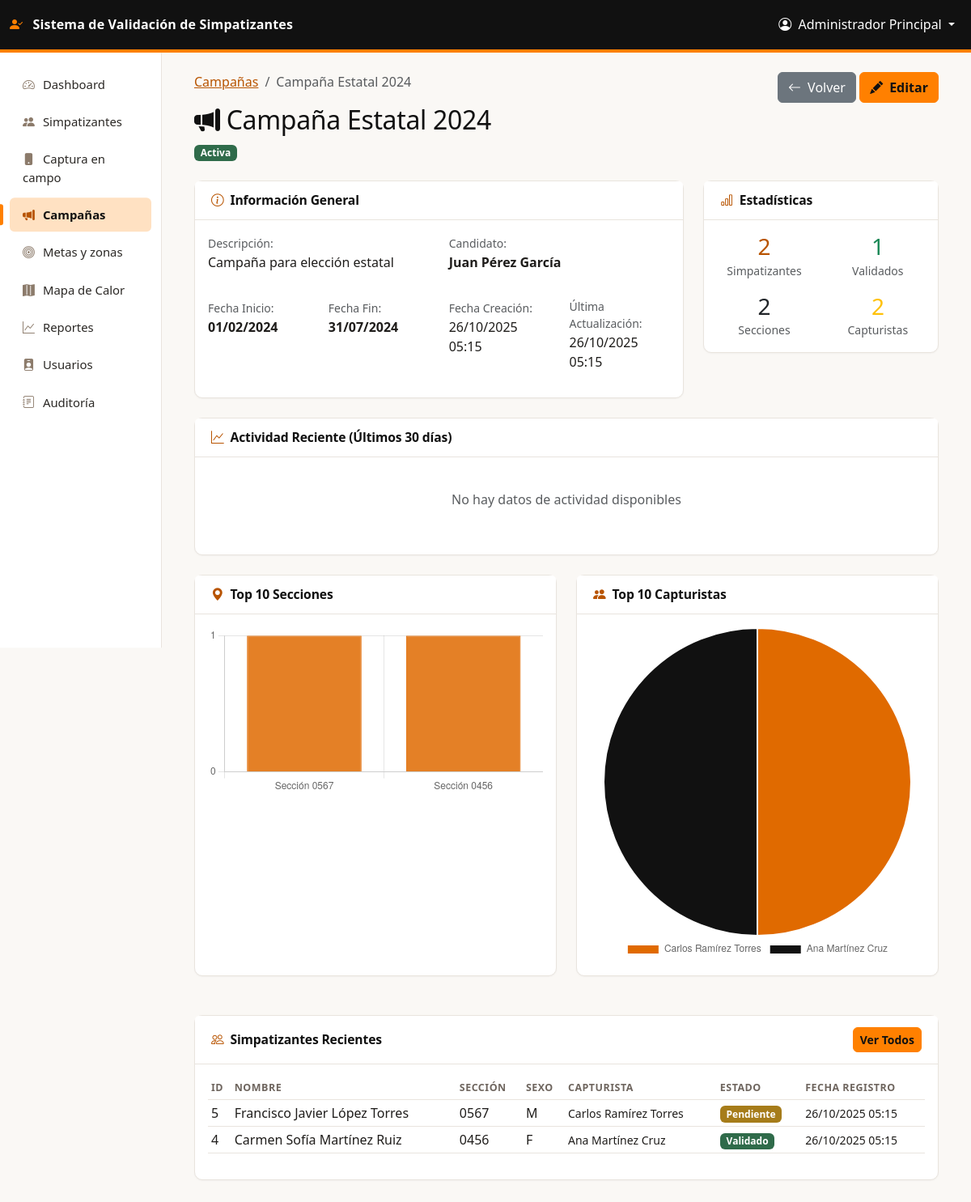
/public/campanas/ver.php?id=2 (signed in), run on the app's committed database.
### tables this page shows
CREATE TABLE IF NOT EXISTS campanas (
    id INT AUTO_INCREMENT PRIMARY KEY,
    nombre VARCHAR(150) NOT NULL,
    descripcion TEXT,
    fecha_inicio DATE NOT NULL,
    fecha_fin DATE NOT NULL,
    candidato_id INT,
    activa TINYINT(1) DEFAULT 1,
    created_at TIMESTAMP DEFAULT CURRENT_TIMESTAMP,
    updated_at TIMESTAMP DEFAULT CURRENT_TIMESTAMP ON UPDATE CURRENT_TIMESTAMP,
    FOREIGN KEY (candidato_id) REFERENCES usuarios(id) ON DELETE SET NULL,
    INDEX idx_activa (activa),
    INDEX idx_fechas (fecha_inicio, fecha_fin)
);

CREATE TABLE IF NOT EXISTS usuarios (
    id INT AUTO_INCREMENT PRIMARY KEY,
    username VARCHAR(50) UNIQUE NOT NULL,
    email VARCHAR(100) UNIQUE NOT NULL,
    password VARCHAR(255) NOT NULL,
    nombre_completo VARCHAR(150) NOT NULL,
    rol ENUM('super_admin', 'admin', 'candidato', 'coordinador', 'capturista') NOT NULL DEFAULT 'capturista',
    activo TINYINT(1) DEFAULT 1,
    intentos_fallidos INT DEFAULT 0,
    bloqueado_hasta DATETIME NULL,
    whatsapp VARCHAR(20),
    twitter VARCHAR(100),
    instagram VARCHAR(100),
    facebook VARCHAR(100),
    youtube VARCHAR(100),
    tiktok VARCHAR(100),
    created_at TIMESTAMP DEFAULT CURRENT_TIMESTAMP,
    updated_at TIMESTAMP DEFAULT CURRENT_TIMESTAMP ON UPDATE CURRENT_TIMESTAMP,
    INDEX idx_rol (rol),
    INDEX idx_email (email),
    INDEX idx_activo (activo)
);

CREATE TABLE IF NOT EXISTS simpatizantes (
    id INT AUTO_INCREMENT PRIMARY KEY,
    nombre_completo VARCHAR(150) NOT NULL,
    domicilio_completo TEXT NOT NULL,
    sexo ENUM('M', 'F', 'O') NULL,
    ciudad VARCHAR(100),
    clave_elector VARCHAR(18),
    curp VARCHAR(18),
    fecha_nacimiento DATE,
    ano_registro INT,
    vigencia INT,
    seccion_electoral VARCHAR(10) NOT NULL,
    telefono VARCHAR(20),
    whatsapp VARCHAR(20),
    email VARCHAR(100),
    twitter VARCHAR(100),
    instagram VARCHAR(100),
    facebook VARCHAR(100),
    youtube VARCHAR(100),
    tiktok VARCHAR(100),
    observaciones TEXT,
    latitud DECIMAL(10, 8),
    longitud DECIMAL(11, 8),
    ine_frontal VARCHAR(255),
    ine_posterior VARCHAR(255),
    firma_digital VARCHAR(255),
    campana_id INT,
    capturista_id INT,
    metodo_captura ENUM('manual', 'escaneo') DEFAULT 'manual',
    validado TINYINT(1) DEFAULT 0,
    estatus_validacion ENUM('pendiente', 'validado', 'rechazado') NOT NULL DEFAULT 'pendiente',
    motivo_rechazo VARCHAR(255) NULL,
    duplicado TINYINT(1) DEFAULT 0,
    uuid_cliente CHAR(36) NULL,
    created_at TIMESTAMP DEFAULT CURRENT_TIMESTAMP,
    updated_at TIMESTAMP DEFAULT CURRENT_TIMESTAMP ON UPDATE CURRENT_TIMESTAMP,
    FOREIGN KEY (campana_id) REFERENCES campanas(id) ON DELETE SET NULL,
    FOREIGN KEY (capturista_id) REFERENCES usuarios(id) ON DELETE SET NULL,
    INDEX idx_clave_elector (clave_elector),
    INDEX idx_curp (curp),
    INDEX idx_whatsapp (whatsapp),
    INDEX idx_email (email),
    INDEX idx_telefono (telefono),
    INDEX idx_estatus (estatus_validacion),
    INDEX idx_seccion_nombre (seccion_electoral, nombre_completo(60)),
    UNIQUE INDEX uq_uuid_cliente (uuid_cliente),
    INDEX idx_seccion (seccion_electoral),
    INDEX idx_campana (campana_id),
    INDEX idx_capturista (capturista_id),
    INDEX idx_ubicacion (latitud, longitud),
    INDEX idx_created_at (created_at)
);

### public/campanas/ver.php (the view, shortened to what the rows shown need)
<?php
require_once __DIR__ . '/../../config/Database.php';
require_once __DIR__ . '/../../app/models/Campana.php';
require_once __DIR__ . '/../../app/models/Simpatizante.php';
$campanaId = (int)$_GET['id'];
$campanaModel = new Campana();
$simpatizanteModel = new Simpatizante();
$campana = $campanaModel->obtenerPorId($campanaId);
$filtros = ['campana_id' => $campanaId];
$simpatizantesRecientes = $simpatizanteModel->obtenerTodos($filtros, 1, 10);
$estatsPorSeccion = $simpatizanteModel->obtenerEstadisticasPorSeccion($filtros);
$estatsPorCapturista = $simpatizanteModel->obtenerEstadisticasPorCapturista($filtros);
$db = Database::getInstance();
$sql = "SELECT DATE(created_at) as fecha, COUNT(*) as total
        FROM simpatizantes
        WHERE campana_id = ?
        AND DATE(created_at) >= DATE_SUB(CURDATE(), INTERVAL 30 DAY)
        GROUP BY DATE(created_at)
        ORDER BY fecha ASC";
$actividadDiaria = $db->query($sql, [$campanaId]);
include __DIR__ . '/../../app/views/layouts/header.php';
?>
<div class="container-fluid">
    <div class="row mb-4">
        <div class="col-md-8">
            <nav aria-label="breadcrumb">
                <ol class="breadcrumb">
                    <li class="breadcrumb-item"><a href="index.php">Campañas</a></li>
                    <li class="breadcrumb-item active"><?php echo htmlspecialchars($campana['nombre']); ?></li>
                </ol>
            </nav>
            <h2><i class="bi bi-megaphone-fill me-2"></i><?php echo htmlspecialchars($campana['nombre']); ?></h2>
            <?php if ($campana['activa']): ?>
                <span class="badge bg-success">Activa</span>
            <?php else: ?>
                <span class="badge bg-secondary">Inactiva</span>
            <?php endif; ?>
        </div>
    </div>
    <div class="row mb-4">
        <div class="col-lg-8">
            <div class="card">
                <div class="card-body">
                    <div class="row mb-3">
                        <div class="col-md-6">
                            <label class="text-muted small">Descripción:</label>
                            <p><?php echo htmlspecialchars($campana['descripcion'] ?? 'Sin descripción'); ?></p>
                        </div>
                        <div class="col-md-6">
                            <?php if ($campana['candidato_nombre']): ?>
                                <label class="text-muted small">Candidato:</label>
                                <p><strong><?php echo htmlspecialchars($campana['candidato_nombre']); ?></strong></p>
                            <?php endif; ?>
                        </div>
                    </div>
                    <div class="row">
                        <div class="col-md-3">
                            <p><strong><?php echo date('d/m/Y', strtotime($campana['fecha_inicio'])); ?></strong></p>
                        </div>
                        <div class="col-md-3">
                            <p><strong><?php echo date('d/m/Y', strtotime($campana['fecha_fin'])); ?></strong></p>
                        </div>
                        <div class="col-md-3">
                            <label class="text-muted small">Fecha Creación:</label>
                            <p><?php echo date('d/m/Y H:i', strtotime($campana['created_at'])); ?></p>
                        </div>
                        <div class="col-md-3">
                            <label class="text-muted small">Última Actualización:</label>
                            <p><?php echo date('d/m/Y H:i', strtotime($campana['updated_at'])); ?></p>
                        </div>
                    </div>
                </div>
            </div>
        </div>
    </div>
    <div class="row mb-4">
        <div class="col-12">
            <div class="card">
                <div class="card-body">
                    <?php if (!empty($simpatizantesRecientes)): ?>
                        <div class="table-responsive">
                            <table class="table table-sm table-hover">
                                <thead>
                                    <tr>
                                        <th>ID</th>
                                        <th>Nombre</th>
                                        <th>Sección</th>
                                        <th>Sexo</th>
                                        <th>Capturista</th>
                                        <th>Estado</th>
                                        <th>Fecha Registro</th>
                                    </tr>
                                </thead>
                                <tbody>
                                    <?php foreach ($simpatizantesRecientes as $simp): ?>
                                        <tr>
                                            <td><?php echo $simp['id']; ?></td>
                                            <td><?php echo htmlspecialchars($simp['nombre_completo']); ?></td>
                                            <td><?php echo htmlspecialchars($simp['seccion_electoral']); ?></td>
                                            <td><?php echo htmlspecialchars($simp['sexo'] ?? '-'); ?></td>
                                            <td><small><?php echo htmlspecialchars($simp['capturista_nombre'] ?? 'N/A'); ?></small></td>
                                            <td>
                                                <?php if ($simp['validado']): ?>
                                                    <span class="badge bg-success">Validado</span>
                                                <?php else: ?>
                                                    <span class="badge bg-warning">Pendiente</span>
                                                <?php endif; ?>
                                            </td>
                                            <td><small><?php echo date('d/m/Y H:i', strtotime($simp['created_at'])); ?></small></td>
                                        </tr>
                                    <?php endforeach; ?>
                                </tbody>
                            </table>
                        </div>
                    <?php endif; ?>
                </div>
            </div>
        </div>
    </div>
</div>
<?php if (!empty($actividadDiaria) || !empty($estatsPorSeccion) || !empty($estatsPorCapturista)): ?>
<script>
// Datos para las gráficas - JSON encoded with security flags
const dataActividad = <?php echo json_encode($actividadDiaria, JSON_HEX_TAG | JSON_HEX_APOS | JSON_HEX_QUOT | JSON_HEX_AMP); ?>;
const dataSecciones = <?php echo json_encode(array_slice($estatsPorSeccion, 0, 10), JSON_HEX_TAG | JSON_HEX_APOS | JSON_HEX_QUOT | JSON_HEX_AMP); ?>;
const dataCapturistas = <?php echo json_encode(array_slice($estatsPorCapturista, 0, 10), JSON_HEX_TAG | JSON_HEX_APOS | JSON_HEX_QUOT | JSON_HEX_AMP); ?>;
// Gráfica de Actividad
<?php if (!empty($actividadDiaria)): ?>
const ctxActividad = document.getElementById('chartActividad');
if (ctxActividad && dataActividad && dataActividad.length > 0) {
    new Chart(ctxActividad, {
        type: 'line',
        data: {
            labels: dataActividad.map(item => new Date(item.fecha).toLocaleDateString('es-MX')),
            datasets: [{
                label: 'Simpatizantes Registrados',
                data: dataActividad.map(item => parseInt(item.total)),
                borderColor: 'rgb(224, 106, 0)',
                backgroundColor: 'rgba(255, 128, 0, 0.18)',
                tension: 0.4,
                fill: true
            }]
        },
        options: {
            responsive: true,
            maintainAspectRatio: true,
            plugins: {
                legend: {
                    display: true
                }
            },
            scales: {
                y: {
                    beginAtZero: true,
                    ticks: {
                        precision: 0
                    }
                }
            }
        }
    });
}
<?php endif; ?>
// Gráfica de Secciones
<?php if (!empty($estatsPorSeccion)): ?>
const ctxSecciones = document.getElementById('chartSecciones');
if (ctxSecciones && dataSecciones && dataSecciones.length > 0) {
    new Chart(ctxSecciones, {
        type: 'bar',
        data: {
            labels: dataSecciones.map(item => 'Sección ' + item.seccion_electoral),
            datasets: [{
                label: 'Simpatizantes',
                data: dataSecciones.map(item => parseInt(item.total)),
                backgroundColor: 'rgba(224, 106, 0, 0.85)',
                borderColor: 'rgba(224, 106, 0, 1)',
                borderWidth: 1
            }]
        },
        options: {
            responsive: true,
            maintainAspectRatio: true,
            plugins: {
                legend: {
                    display: false
                }
            },
            scales: {
                y: {
                    beginAtZero: true,
                    ticks: {
                        precision: 0
                    }
                }
            }
        }
    });
}
<?php endif; ?>
// Gráfica de Capturistas
<?php if (!empty($estatsPorCapturista)): ?>
const ctxCapturistas = document.getElementById('chartCapturistas');
if (ctxCapturistas && dataCapturistas && dataCapturistas.length > 0) {
    new Chart(ctxCapturistas, {
        type: 'pie',
        data: {
            labels: dataCapturistas.map(item => item.nombre_completo),
            datasets: [{
                data: dataCapturistas.map(item => parseInt(item.total)),
                backgroundColor: [
                    '#e06a00', '#111111', '#ff9f40', '#6e655e', '#b85400',
                    '#3a3633', '#ffc58a', '#8c7b6b', '#8a3f00', '#d9d2cb'
                ],
                borderColor: '#fff',
                borderWidth: 2
            }]
        },
        options: {
            responsive: true,
            maintainAspectRatio: true,
            plugins: {
                legend: {
                    position: 'bottom'
                }
            }
        }
    });
}
<?php endif; ?>
</script>
<?php endif; ?>
<?php include __DIR__ . '/../../app/views/layouts/footer.php'; ?>

### data on the page
campanas: nombre "Campaña Estatal 2024", descripcion "Campaña para elección estatal", candidato.nombre_completo "Juan Pérez García", fecha_inicio "01/02/2024", fecha_fin "31/07/2024", created_at "26/10/2025 05:15", updated_at "26/10/2025 05:15"
simpatizantes: id "5", nombre_completo "Francisco Javier López Torres", seccion_electoral "0567", sexo "M", capturista.nombre_completo "Carlos Ramírez Torres", validado "Pendiente", created_at "26/10/2025 05:15"
simpatizantes: id "4", nombre_completo "Carmen Sofía Martínez Ruiz", seccion_electoral "0456", sexo "F", capturista.nombre_completo "Ana Martínez Cruz", validado "Validado", created_at "26/10/2025 05:15"

### other printed values
APP_NAME "Sistema de Validación de Simpatizantes"
$_SESSION['nombre_completo'] "Administrador Principal"
$stats['total_simpatizantes'] "2"
$stats['total_validados'] "1"
$stats['total_secciones'] "2"
$stats['total_capturistas'] "2"
